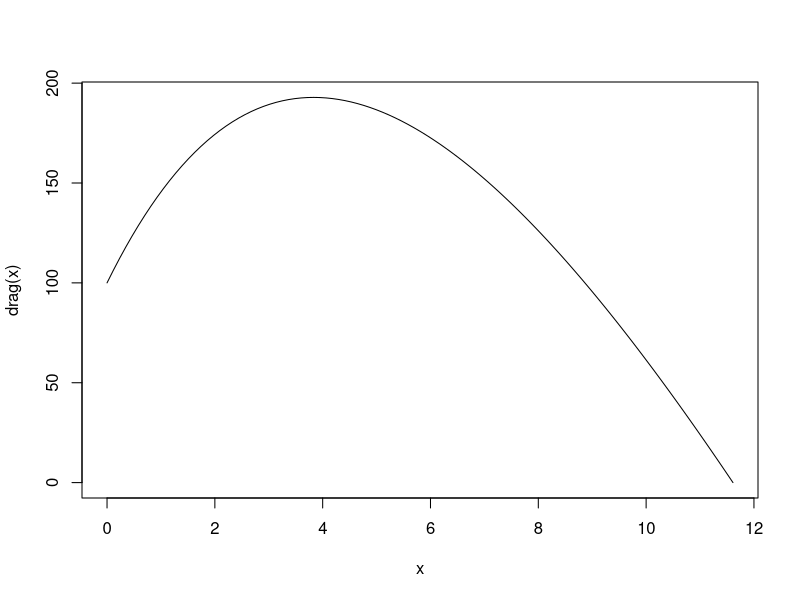

The R script that drew this image:
## ---- chunk 1
drag <- function(t) {
  g = 9.81 
  z0 = 100 
  v0 = 55
  m = 80
  c = 15
  return(abs(z0 + (((m/c)*(v0 + ((m*g)/c))*(1 - exp(-((c/m)*t))))) - (((m*g)/c)*t)))
}
curve(drag, from = 0, to = 11.61085)
## ---- chunk 2
drag <- function(z0, m, c, v0, g, t) {
  return(abs(z0 + (((m/c)*(v0 + ((m*g)/c))*(1 - exp(-((c/m)*t))))) - (((m*g)/c)*t)))
}
min <- optimize(drag, c(0,12),g = 9.81, z0 = 100, v0 = 55, m = 80, c = 15)
min$minimum
## ---- chunk 3
drag <- function(z0, m, c, v0, g, t) {
  return(-(z0 + (((m/c)*(v0 + ((m*g)/c))*(1 - exp(-((c/m)*t))))) - (((m*g)/c)*t)))
}
max <- optimize(drag, c(0,12),g = 9.81, z0 = 100, v0 = 55, m = 80, c = 15)
-max$objective
## ---- chunk 4
drag <- function(z0, m, c, v0, g, t) {
  return(-(z0 + (((m/c)*(v0 + ((m*g)/c))*(1 - exp(-((c/m)*t))))) - (((m*g)/c)*t)))
}
max <- optimize(drag, c(0,12),g = 9.81, z0 = 100, v0 = 55, m = 80, c = 15)
max$minimum
## ---- chunk 5
poll.conc <- function(x, y) {
  return(7.9 + (0.13*x) + (0.21*y) - (0.05*(x^2)) - (0.016*(y^2)) - (0.007*x*y))
}
